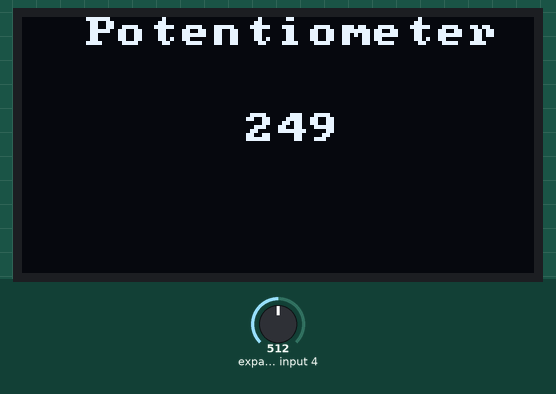
Simulated run of this program. Board: ATmega328P, built with avr-gcc and emulated at 16 MHz. On the bench: 128×64 one-colour display. Wiring (inferred from the names in the program): SSD1306 OLED at I2C address 0x3C. The test bench sets the inputs (shaded band); at power-on: expander input 4 = 512.

Above: at 1.2 s.
1.3 s: expander input 4 set to 11
At 2.3 s:
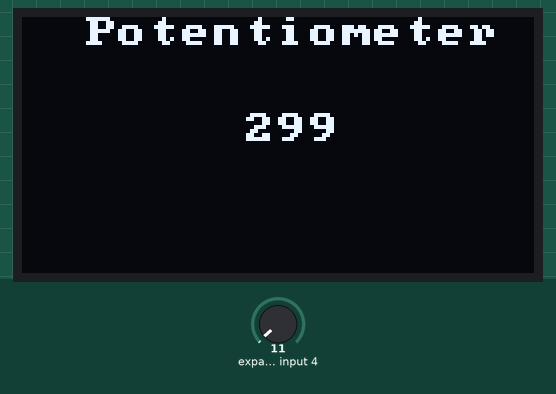
2.8 s: expander input 4 set to 8
At 3.4 s:
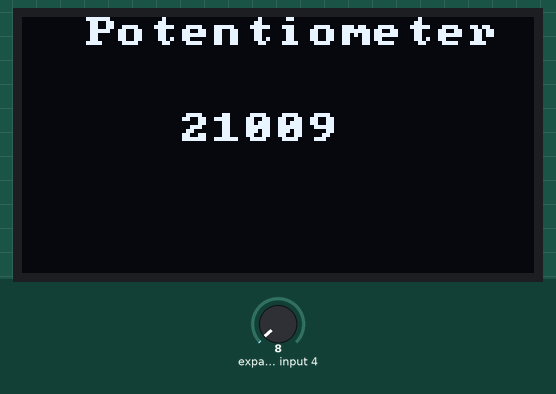
Timing chart, 0 to 5.8 s (numbered marks = the images above; inputs shaded):
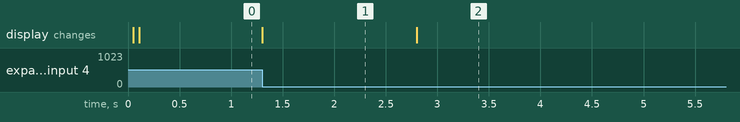

Measured:
- the behaviour switches between 10 and 9 on expander input 4 (found by bisection; images 1 and 2)
- after the input at 1.3 s, the display: changes at once (image 1)
- after the input at 2.8 s, the display: changes at once (image 2)

The program:

main.c
```c
/*
 * ADC.c
 *
 * Created: 06.06.2024 13:34:07
 * Author : Samuel Peer
 */
#define F_CPU 16000000UL

#include <avr/io.h>
#include <util/delay.h>
#include <avr/interrupt.h>
#include "oled_ssd1306.h"

int ADC_VALUE;

void ADC_INIT()
{
	ADMUX	|= ((1<<MUX1)	|  (1<<MUX2));					//use ADC6
	ADMUX	|= (1<<REFS0);									//Referenzspannung AVCC
	ADCSRA  |= ((1<<ADPS0)  |  (1<<ADPS1)	|  (1<<ADPS2)); //Prescaler 128 --> Zeitdiskretisierung
	ADCSRA  |= (1<<ADEN);									//Enable --> ADC einschalten
	ADCSRA  |= (1<<ADSC);									//Start single conversion

	while(ADCSRA & (1<<ADSC)) {};							//trash 1st value
}

void GET_ADC_DATA()
{
	ADCSRA  |= (1<<ADSC);
	while(ADCSRA & (1<<ADSC)) {};
	ADC_VALUE = ADCW;
	ADC_VALUE = ADC_VALUE/10;
	ADC_VALUE = 100-ADC_VALUE;
	if(ADC_VALUE<=9)					{oled_gotoxy(5,3);oled_write("   ");}
	if((ADC_VALUE>9) && (ADC_VALUE<=99))	{oled_gotoxy(5,3);oled_write("  ");}
	if(ADC_VALUE==100)					{oled_gotoxy(5,3);}
	oled_write("2%i",ADC_VALUE);


}
int main(void)
{

	ADC_INIT();
	oled_init();
	oled_gotoxy(2,0);
	oled_write("Potentiometer");


    while (1)
    {
		GET_ADC_DATA();
    }
}
```

oled_ssd1306.c
```c
/*
 *  Created: 19.06.2016 11:38:00
 *  Author: Ulrich
 */

#include "oled_ssd1306.h"
#include "font.h"

static uint8_t oled_x = 0, oled_y = 0, font_size = 0;

const uint8_t ssd1306_init_cmd [] PROGMEM = {
SET_DISPLAY_OFF,
COMMAND_NO_OPERATION,
SET_MEMORY_ADDR_MODE, HORIZONTAL_ADDRESSING_MODE,
SET_PAGE_START,
SET_COM_OUTPUT_REMAPPED,
SET_LOWER_COLUMN,
SET_HIGHER_COLUMN,
SET_DISPLAY_START_LINE,
ENTIRE_DISPLAY_ON,
SET_SEGMENT_REMAP_O2,
SET_DISPLAY_NORMAL,
SET_CONTRAST_CONTROL,	0xFF,
SET_MULTIPLEX_RATIO,	0x3F,
SET_DISPLAY_OFFSET,		0x00,
SET_DISPLAY_CLOCK,		0xF0,
SET_PRECHARGE_PERIOD,	0x22,
SET_COM_PINS,			0x12,
SET_VCOMH_DESELECT,		0x20,
CHARGE_BUMB_SETTING,	0x14,
SET_DISPLAY_ON };

//***************************************************************************************
void i2c_init(void){
	I2C_PORT |= (1 << SDA_PIN | 1 << SCL_PIN);			//Port Pullup
	TWCR = 0;
	TWSR = 0;
	TWBR = ((F_CPU/SCL_CLOCK)-16)/2;
	_delay_ms(50);
}

//***************************************************************************************
uint8_t i2c_start (void){
	uint8_t timeout = 0;
    TWCR = (1 << TWINT | 1 << TWSTA | 1 << TWEN);
    while(!(TWCR & (1<<TWINT))){
	    if((timeout++) > 100) return 1;
    }
    TWDR = OLED_I2C_ADDR;
    TWCR = (1 << TWINT | 1 << TWEN);
	timeout = 0;
    while(!(TWCR & (1<<TWINT))){
	    if((timeout++) > 100) return 1;
    }
	return 0;
}

//***************************************************************************************
uint8_t i2c_byte (uint8_t byte){
	uint8_t timeout = 0;
    TWDR = byte;
    TWCR = (1 << TWINT | 1 << TWEN);
    while(!(TWCR & (1<<TWINT))){
		if((timeout++) > 100) return 1;
	}
	return 0;
}

//***************************************************************************************
void i2c_stop (void){
    TWCR = (1 << TWINT | 1 << TWSTO | 1 << TWEN);
	TWCR = 0;
}

//***************************************************************************************
void oled_init (void){
	i2c_init();
	i2c_start();
	i2c_byte(COMMAND);
	for (uint8_t tmp = 0; tmp< sizeof(ssd1306_init_cmd); tmp++) {
		i2c_byte(pgm_read_byte(&ssd1306_init_cmd[tmp]));
	}
	i2c_stop();
    oled_clear_screen();
}

//***************************************************************************************
void oled_clear_screen (void){
	oled_gotoxy(0,0);
	i2c_start();
    i2c_byte(DATA);
    for (uint16_t i = 0; i < 128<<4 ; i++) {	// 128 * (64 / Byte)
        i2c_byte(0);
    }
    i2c_stop();
	oled_gotoxy(0,0);
}

//***************************************************************************************
void oled_gotoxy (uint8_t x, uint8_t y){
	oled_x = x;
	oled_y = y;
    i2c_start();
    i2c_byte(COMMAND);
    i2c_byte(SET_PAGE_START|y);
	i2c_byte(SET_COLUMN_ADDRESS);
    i2c_byte(x * 8);
	i2c_byte(SET_DISPLAY_START_LINE|0x3F);
    i2c_stop();
}

//***************************************************************************************
void oled_font_size (uint8_t byte){
	font_size = byte;
}

//***************************************************************************************
void oled_write_char (char c){
	if(font_size != 0){
		uint8_t tmp = 0;
		oled_gotoxy(oled_x,oled_y);
		i2c_start();
		i2c_byte(DATA);
		for (uint8_t count = 0; count < 8; count++){
			tmp = pgm_read_byte(&font[(unsigned char)c][count]);
			tmp = tmp & 0x0f;
			tmp = ((tmp&0x01)*3)+(((tmp&0x02)<<1)*3)+(((tmp&0x04)<<2)*3)+(((tmp&0x08)<<3)*3);
			i2c_byte(tmp);
			i2c_byte(tmp);
		}
		i2c_stop();
		oled_gotoxy(oled_x,oled_y + 1);
		i2c_start();
		i2c_byte(DATA);
		for (uint8_t count = 0; count < 8; count++){
			tmp = pgm_read_byte(&font[(unsigned char)c][count]);
			tmp = (tmp & 0xf0)>>4;
			tmp = ((tmp&0x01)*3)+(((tmp&0x02)<<1)*3)+(((tmp&0x04)<<2)*3)+(((tmp&0x08)<<3)*3);
			i2c_byte(tmp);
			i2c_byte(tmp);
		}
		i2c_stop();
		oled_x +=2;
		oled_y -=1;
	}else{
		oled_gotoxy(oled_x,oled_y);
		i2c_start();
		i2c_byte(DATA);
		for (uint8_t count = 0; count < 8; count++){
			i2c_byte(pgm_read_byte(&font[(unsigned char)c][count]));
		}
		i2c_stop();
		oled_x +=1;
	}
}

//***************************************************************************************
void oled_write_str (char* str){
    while (*str) {
        oled_write_char(*str++);
    }
}

//***************************************************************************************
void oled_write_P (const char *Buffer,...)
{
	va_list ap;
	va_start (ap, Buffer);

	int format_flag;
	char str_buffer[10];
	char str_null_buffer[10];
	char move = 0;
	char Base = 0;
	int tmp = 0;
	char by;
	char *ptr;

	//Ausgabe der Zeichen
    for(;;){
		by = pgm_read_byte(Buffer++);
		if(by==0) break; // end of format string

		if (by == '%'){
            by = pgm_read_byte(Buffer++);
			if (isdigit(by)>0){
 				str_null_buffer[0] = by;
				str_null_buffer[1] = '\0';
				move = atoi(str_null_buffer);
                by = pgm_read_byte(Buffer++);
				}

			switch (by){
                case 's':
                    ptr = va_arg(ap,char *);
                    while(*ptr) { oled_write_char(*ptr++); }
                    break;
				case 'b':
					Base = 2;
					goto ConversionLoop;
				case 'c':
					//Int to char
					format_flag = va_arg(ap,int);
					oled_write_char (format_flag++);
					break;
				case 'i':
					Base = 10;
					goto ConversionLoop;
				case 'o':
					Base = 8;
					goto ConversionLoop;
				case 'x':
					Base = 16;
					//****************************
					ConversionLoop:
					//****************************
					itoa(va_arg(ap,int),str_buffer,Base);
					int b=0;
					while (str_buffer[b++] != 0){};
					b--;
					if (b<move){
						move -=b;
						for (tmp = 0;tmp<move;tmp++){
							str_null_buffer[tmp] = '0';
							}
						//tmp ++;
						str_null_buffer[tmp] = '\0';
						strcat(str_null_buffer,str_buffer);
						strcpy(str_buffer,str_null_buffer);
						}
					oled_write_str (str_buffer);
					move =0;
					break;
				}
		}else{
			oled_write_char (by);
		}
	}
	va_end(ap);
}
```

oled_ssd1306.h
```c
/*
 *  Created: 19.06.2016 11:38:00
 *  Author: Ulrich
 */

#ifndef __oled_H
	#define __oled_H

	#include <inttypes.h>
	#include <avr/io.h>
	#include <avr/pgmspace.h>
	#include <stdlib.h>
	#include <stdarg.h>
	#include <ctype.h>
	#include <string.h>
	#include <util/delay.h>

	#define SDA_PIN			PC4
	#define SCL_PIN			PC5
	#define I2C_PORT		PORTC

	#define OLED_I2C_ADDR	0x78
	#define SCL_CLOCK		400000UL

	void oled_init(void);
	void oled_clear_screen(void);
	void oled_font_size (uint8_t byte);
	void oled_gotoxy(uint8_t x, uint8_t y);
	void oled_write_char(char c);
	void oled_write_str(char* str);
	void oled_write_P (const char *Buffer,...);

	#define oled_write(format, args...)   oled_write_P(PSTR(format) , ## args)

	#define COMMAND						0x00
	#define DATA						0x40

	#define SET_CONTRAST_CONTROL		0x81
	#define SET_DISPLAY_ON				0xAF
	#define SET_DISPLAY_OFF				0xAE
	#define SET_DISPLAY_NORMAL			0xA6
	#define SET_DISPLAY_INVERSE		0xA7
	#define ENTIRE_DISPLAY_ON			0xA4

	#define SET_MEMORY_ADDR_MODE		0x20
		#define HORIZONTAL_ADDRESSING_MODE	0x00
		#define VERTICAL_ADDRESSING_MODE	0x01
		#define PAGE_ADDRESSING_MODE		0x02

	#define SET_PAGE_START				0xB0	//~0xB7
	#define SET_COLUMN_ADDRESS			0x21
	#define SET_PAGE_ADDRESS			0x22

	#define SET_COM_OUTPUT_NORMAL		0xC0
	#define SET_COM_OUTPUT_REMAPPED		0xC8

	#define SET_DISPLAY_OFFSET			0xD3
	#define SET_DISPLAY_CLOCK			0xD5
	#define SET_PRECHARGE_PERIOD		0xD9
	#define SET_COM_PINS				0xDA

	#define SET_VCOMH_DESELECT			0xDB	//0x00,0x20,0x30

	#define	SET_LOWER_COLUMN			0x00
	#define	SET_HIGHER_COLUMN			0x10
	#define	SET_DISPLAY_START_LINE		0x40

	#define SET_SEGMENT_REMAP_O1		0xA0
	#define SET_SEGMENT_REMAP_O2		0xA1

	#define SET_MULTIPLEX_RATIO			0xA8
	#define COMMAND_NO_OPERATION		0xE3

	#define CHARGE_BUMB_SETTING			0x8D


#endif // __oled_H
```

Source omitted: font.h (data table, 13521 bytes)
